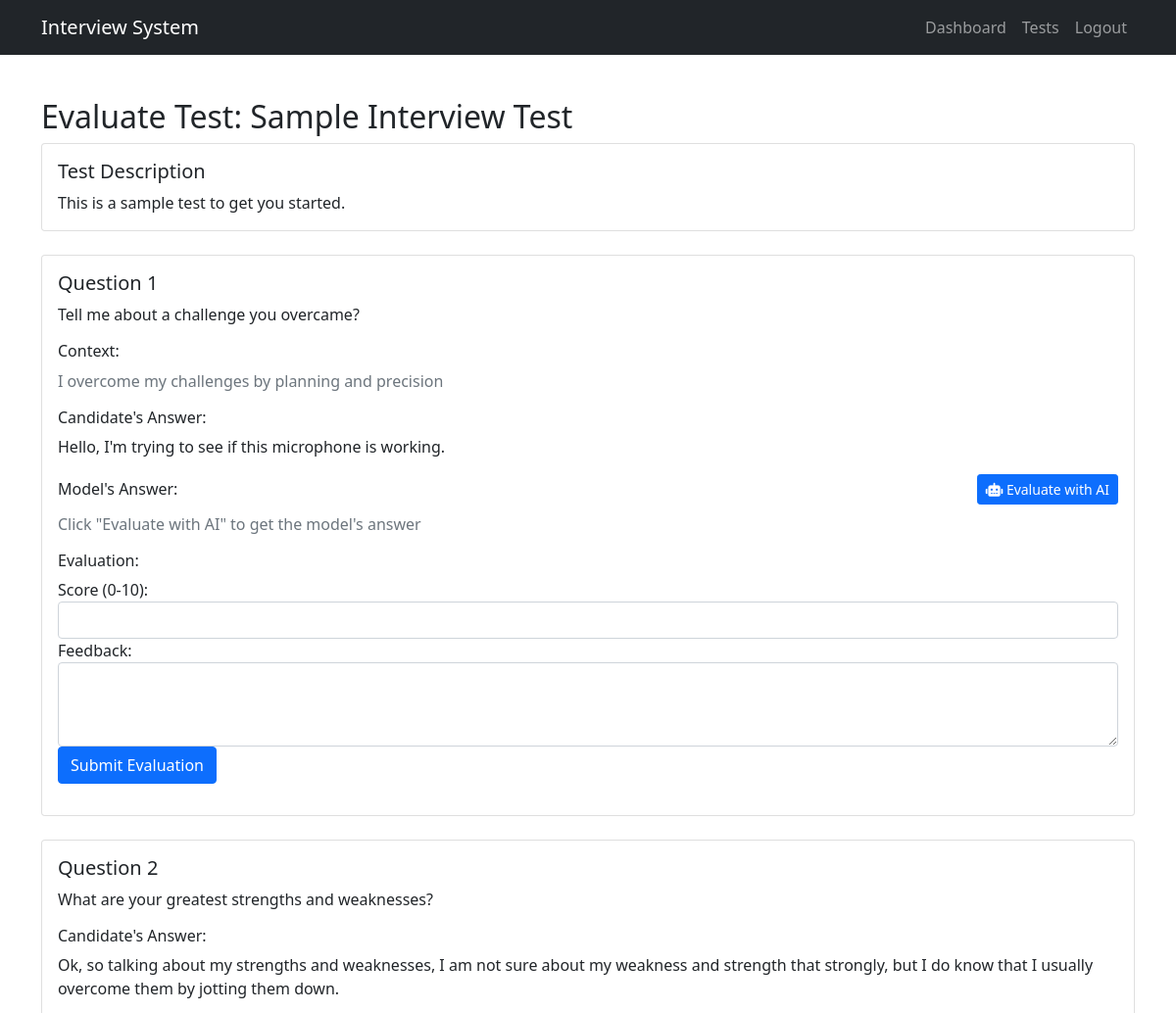
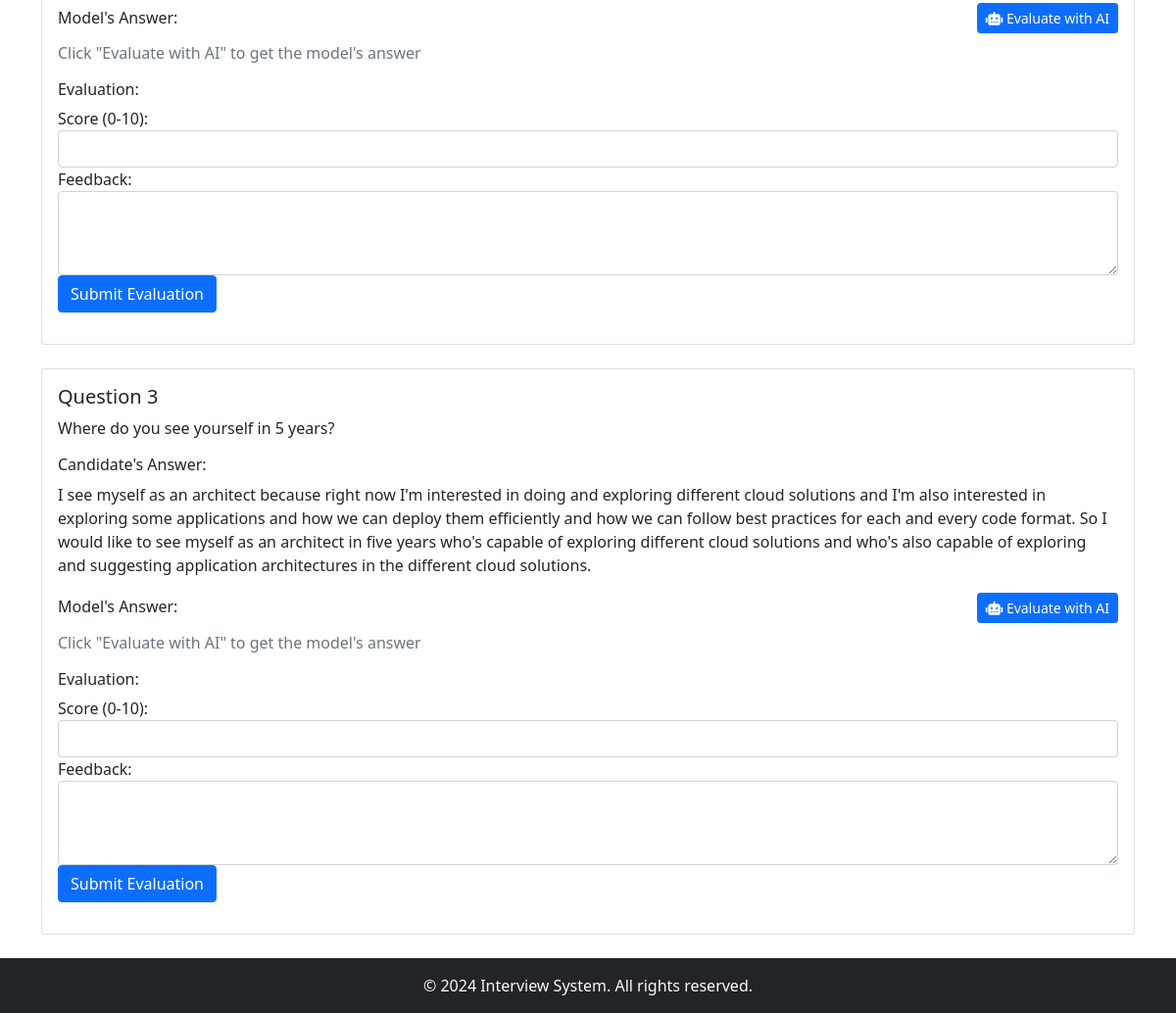
/admin/evaluate-test/1 (signed in), run on the app's committed database (2 pictures, top to bottom).
### app.py (models this page shows)
class Test(db.Model):
    id = db.Column(db.Integer, primary_key=True)
    title = db.Column(db.String(100), nullable=False)
    description = db.Column(db.Text)
    candidate_id = db.Column(db.Integer, db.ForeignKey('candidate.id'), nullable=False)
    created_at = db.Column(db.DateTime, default=datetime.utcnow)
    status = db.Column(db.String(20), default='Pending')  # Pending, In Progress, Completed
    questions = db.relationship('Question', backref='test', lazy=True)

class Question(db.Model):
    id = db.Column(db.Integer, primary_key=True)
    test_id = db.Column(db.Integer, db.ForeignKey('test.id'), nullable=False)
    text = db.Column(db.String(500), nullable=False)
    context = db.Column(db.Text, nullable=True)
    order = db.Column(db.Integer, nullable=False)
    answer = db.Column(db.Text)
    audio_path = db.Column(db.String(200))
    score = db.Column(db.Float)
    feedback = db.Column(db.Text)

### app.py (the view)
@app.route('/admin/evaluate-test/<int:test_id>')
@login_required
@role_required('admin')
def evaluate_test(test_id):
    test = Test.query.get_or_404(test_id)
    questions = Question.query.filter_by(test_id=test_id).order_by(Question.order).all()
    return render_template('admin_evaluate_test.html', test=test, questions=questions)

### app.py (called while the page is built)
def login_required(f):
    @wraps(f)
    def decorated_function(*args, **kwargs):
        if 'user' not in session:
            flash('Please log in first.', 'warning')
            return redirect(url_for('login'))
        return f(*args, **kwargs)
    return decorated_function

def role_required(role):
    def decorator(f):
        @wraps(f)
        def decorated_function(*args, **kwargs):
            if 'user' not in session or session['role'] != role:
                flash(f'You do not have permission to access this page.', 'danger')
                return redirect(url_for('login'))
            return f(*args, **kwargs)
        return decorated_function
    return decorator

### templates/admin_evaluate_test.html (shortened to what this page needs)
{% extends "base.html" %}
{% block content %}
<div class="container mt-4">
    <h2>Evaluate Test: {{ test.title }}</h2>
    <div class="card mb-4">
        <div class="card-body">
            <h5 class="card-title">Test Description</h5>
            <p class="card-text">{{ test.description }}</p>
        </div>
    </div>
    {% for question in questions %}
    <div class="card mb-4" id="question-{{ question.id }}">
        <div class="card-body">
            <h5 class="card-title">Question {{ question.order }}</h5>
            <p class="card-text">{{ question.text }}</p>
            {% if question.context %}
            <div class="context-section mb-3">
                <h6>Context:</h6>
                <p class="text-muted">{{ question.context }}</p>
            </div>
            {% endif %}
            {% if question.answer %}
            <div class="answer-section mb-3">
                <h6>Candidate's Answer:</h6>
                <p>{{ question.answer }}</p>
            </div>
            {% endif %}
            <div class="model-answer-section mb-3">
                <div class="d-flex justify-content-between align-items-center mb-2">
                    <h6 class="mb-0">Model's Answer:</h6>
                    <button class="btn btn-sm btn-primary evaluate-ai" data-question-id="{{ question.id }}">
                        <i class="fas fa-robot"></i> Evaluate with AI
                    </button>
                </div>
                <div id="model-answer-{{ question.id }}" class="text-primary">
                    <div class="text-muted">Click "Evaluate with AI" to get the model's answer</div>
                </div>
            </div>
            <div class="evaluation-form">
                <h6>Evaluation:</h6>
                <form id="evaluation-form-{{ question.id }}" class="mb-3">
                    <div class="form-group">
                        <label for="score-{{ question.id }}">Score (0-10):</label>
                        <input type="number" class="form-control" id="score-{{ question.id }}"
                               min="0" max="10" step="0.1" required>
                    </div>
                    <div class="form-group">
                        <label for="feedback-{{ question.id }}">Feedback:</label>
                        <textarea class="form-control" id="feedback-{{ question.id }}" rows="3"></textarea>
                    </div>
                    <button type="submit" class="btn btn-primary">Submit Evaluation</button>
                </form>
            </div>
        </div>
    </div>
    {% endfor %}
</div>
{% endblock %}

### templates/base.html (style rules this page uses)
body { min-height: 100vh; display: flex; flex-direction: column; }

### data on the page
Test: title "Sample Interview Test", description "This is a sample test to get you started."
Question: order "1", text "Tell me about a challenge you overcame?", context "I overcome my challenges by planning and precision", answer "Hello, I'm trying to see if this microphone is working."
Question: order "2", text "What are your greatest strengths and weaknesses?", answer "Ok, so talking about my strengths and weaknesses, I am not sure about my weakness and strength that strongly, but I do know that I usually overcome them by jotting them down."
Question: order "3", text "Where do you see yourself in 5 years?", answer "I see myself as an architect because right now I'm interested in doing and exploring different cloud solutions and I'm also interested in exploring some applications and how we can deploy them efficiently and how we can follow best practices for each and every code format. So I would like to see myself as an architect in five years who's capable of exploring different cloud solutions and who's also capable of exploring and suggesting application architectures in the different cloud solutions."
